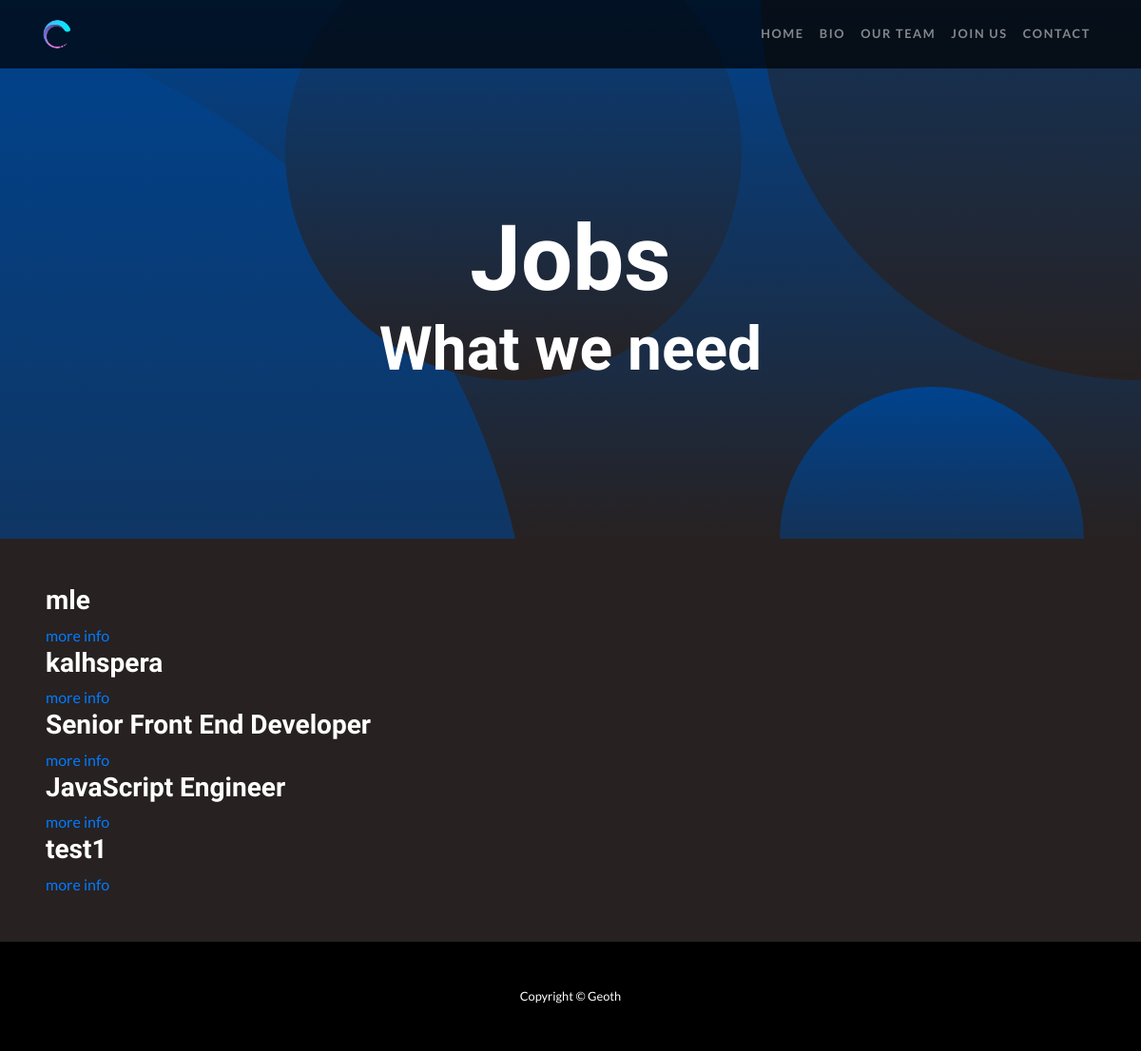
The app's page /jobs/, older data.
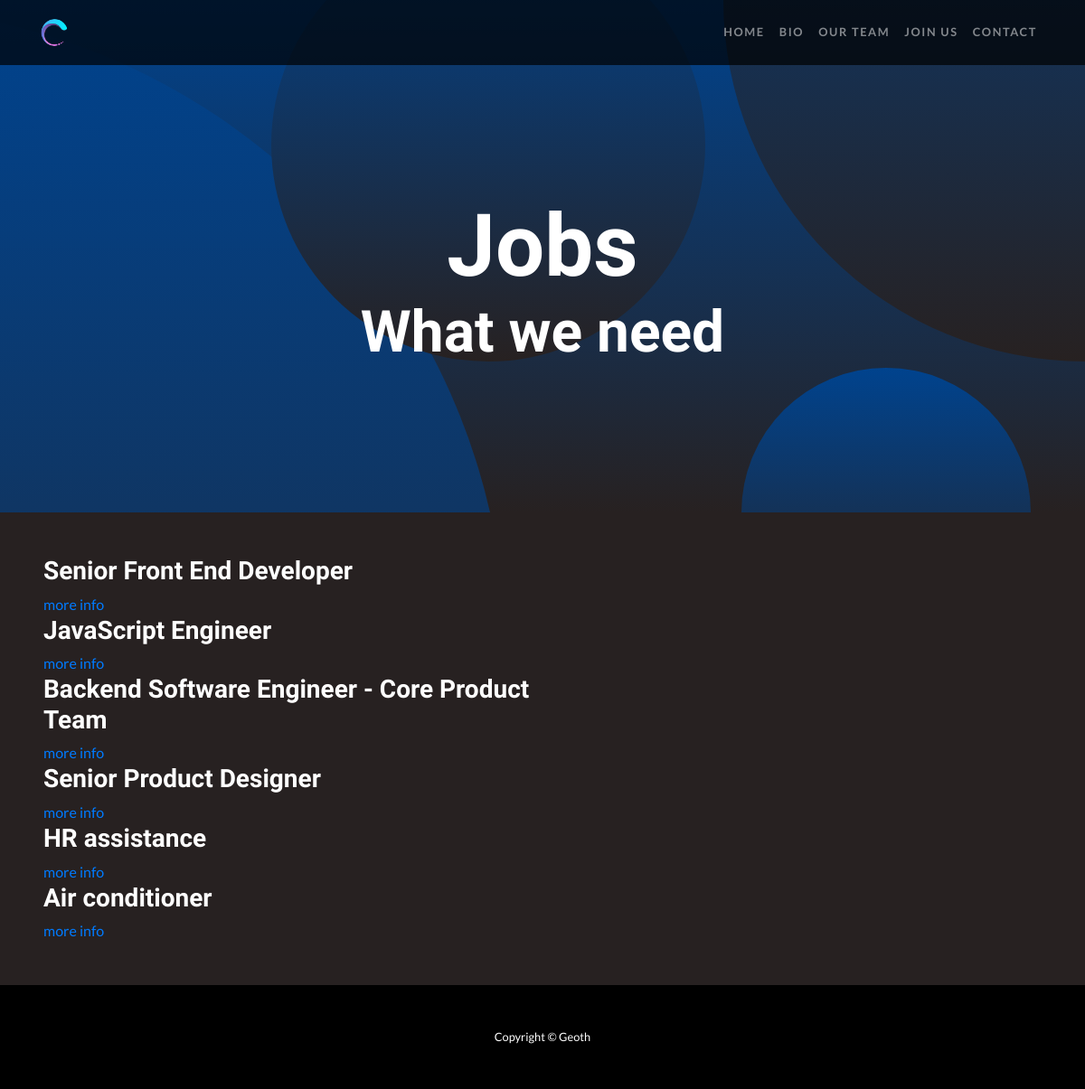
The same page, newer data.
### jobs/models.py (models this page shows, shortened)
class Jobpos(models.Model):
    title = models.CharField(max_length=64)
    slug = models.SlugField(unique=True, max_length=255)
    content = models.TextField()
    created_on = models.DateTimeField(auto_now_add=True)

### jobs/views.py (the view)
# urls.py: path('', index),
def index(request):
    jobs = Jobpos.objects.all()
    context = {
        'jobs' : jobs
    }
    return render(request, "jobs.html", context)

### CV/templates/jobs.html (shortened to what this page needs)
{% load static %}
<!DOCTYPE html>
<html lang="en">
<head>
  <link rel="stylesheet" type="text/css" href="{% static "assets/vendor/bootstrap/css/bootstrap.css" rel="stylesheet" %}">
  <link rel="stylesheet" type="text/css" href="{% static "assets/css/one-page-wonder.css" rel="stylesheet" %}">
</head>
<body>
  <nav class="navbar navbar-expand-lg navbar-dark navbar-custom fixed-top">
    <div class="container">
      <a class="navbar-brand" href="/#hello"><img class="img-fluid rounded-circle" src="{% static "assets/img/fav.png" %}" alt="" height="30" width="30"></a>
      <div class="collapse navbar-collapse" id="navbarResponsive">
        <ul class="navbar-nav ml-auto">
          <li class="nav-item">
            <a class="nav-link" href="/#hello">Home</a>
          </li>
          <li class="nav-item">
            <a class="nav-link" href="/#bio">Bio</a>
          </li>
          <li class="nav-item">
            <a class="nav-link" href="/#about_us">Our Team</a>
          </li>
          <li class="nav-item">
            <a class="nav-link" href="#join_us">Join Us</a>
          </li>
          <li class="nav-item">
            <a class="nav-link" href="/#contact">Contact</a>
          </li>
        </ul>
      </div>
    </div>
  </nav>
  <section id="hello">
  <header class="masthead text-center text-white">
    <div class="masthead-content">
      <div class="container">
        <h1 class="masthead-heading mb-0">Jobs</h1>
        <h2 class="masthead-subheading mb-0">What we need</h2>
      </div>
    </div>
    <div class="bg-circle-1 bg-circle"></div>
    <div class="bg-circle-2 bg-circle"></div>
    <div class="bg-circle-3 bg-circle"></div>
    <div class="bg-circle-4 bg-circle"></div>
  </header>
  </section>
    <section id="jobs">
    <div class="p-5">
      {% for job in jobs %}
    <div class="container">
      <div class="row align-items-center">
        <div class="col-lg-6 order-lg-1">
          <div class="row mt -5">
            <div class="card-block block-1">
            <h3 class="display-6 text-white">{{job.title}}</h3>
            <a href = "/jobs/{{job.id}}">more info</a>
           </div>
          </div>
        </div>
      </div>
    </div>
      {% endfor %}
    </div>
  </section>
  <footer class="py-5 bg-black">
    <div class="container">
      <p class="m-0 text-center text-white small">Copyright &copy; Geoth</p>
    </div>
  </footer>
</body>
</html>

### static/assets/css/one-page-wonder.css (style rules this page uses)
body { font-family: 'Lato'; background-color: #272121; }
h1, h2, h3, h4, h5, h6 { font-family: 'Catamaran'; font-weight: 800 !important; }
.bg-black { background-color: #000 !important; }
.navbar-custom { padding-top: 1rem; padding-bottom: 1rem; background-color: rgba(0, 0, 0, 0.7); }
.navbar-custom .navbar-brand { text-transform: uppercase; font-size: 1rem; letter-spacing: 0.1rem; font-weight: 700; }
.navbar-custom .navbar-nav .nav-item .nav-link { text-transform: uppercase; font-size: 0.8rem; font-weight: 700; letter-spacing: 0.1rem; }
header.masthead { position: relative; overflow: hidden; padding-top: calc(7rem + 72px); padding-bottom: 7rem; background: linear-gradient(0deg, #272121 0%, #00438e 100%); background-repeat: no-repeat; background-position: center center; background-attachment: scroll; background-size: cover; }
header.masthead .masthead-content { z-index: 1; position: relative; }
header.masthead .masthead-content .masthead-heading { font-size: 4rem; }
header.masthead .masthead-content .masthead-subheading { font-size: 2rem; }
header.masthead .bg-circle { z-index: 0; position: absolute; border-radius: 100%; background: linear-gradient(0deg, #272121 0%, #00438e 100%); }
header.masthead .bg-circle-1 { height: 90rem; width: 90rem; bottom: -55rem; left: -55rem; }
header.masthead .bg-circle-2 { height: 50rem; width: 50rem; top: -25rem; right: -25rem; }
header.masthead .bg-circle-3 { height: 20rem; width: 20rem; bottom: -10rem; right: 5%; }
header.masthead .bg-circle-4 { height: 30rem; width: 30rem; top: -5rem; right: 35%; }
@media (min-width: 992px) { header.masthead { padding-top: calc(10rem + 55px); padding-bottom: 10rem; } }
@media (min-width: 992px) { header.masthead .masthead-content .masthead-heading { font-size: 6rem; } }
@media (min-width: 992px) { header.masthead .masthead-content .masthead-subheading { font-size: 4rem; } }
.p-5 { color: #00438e; }

Row changes from the older to the newer data that the page shows:
removed Jobpos: title "mle"
removed Jobpos: title "kalhspera"
removed Jobpos: title "test1"
added Jobpos: title "Backend Software Engineer - Core Product Team"
added Jobpos: title "Senior Product Designer"
added Jobpos: title "HR assistance"
added Jobpos: title "Air conditioner"
